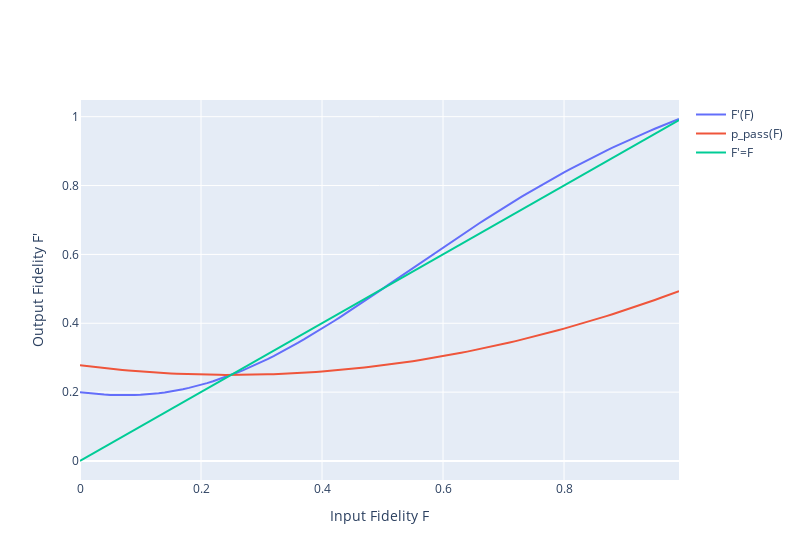

Source (notebook cell):
### Code cell
F_in = np.arange(0.0, 1.0, 0.01)
w_in = F_to_werner(F_in)

fig = go.Figure()

fig.add_trace(go.Scatter(x=F_in, y=output_fidelity(F_in),
                    mode='lines',
                    name="F'(F)"))

fig.add_trace(go.Scatter(x=F_in, y=output_p_pass(F_in),
                    mode='lines',
                    name="p_pass(F)"))

fig.add_trace(go.Scatter(x=F_in, y=F_in,
                    mode='lines',
                    name="F'=F"))

fig.update_layout(
    xaxis_title='Input Fidelity F',
    yaxis_title="Output Fidelity F'",
    width=800,
)

fig.show()
